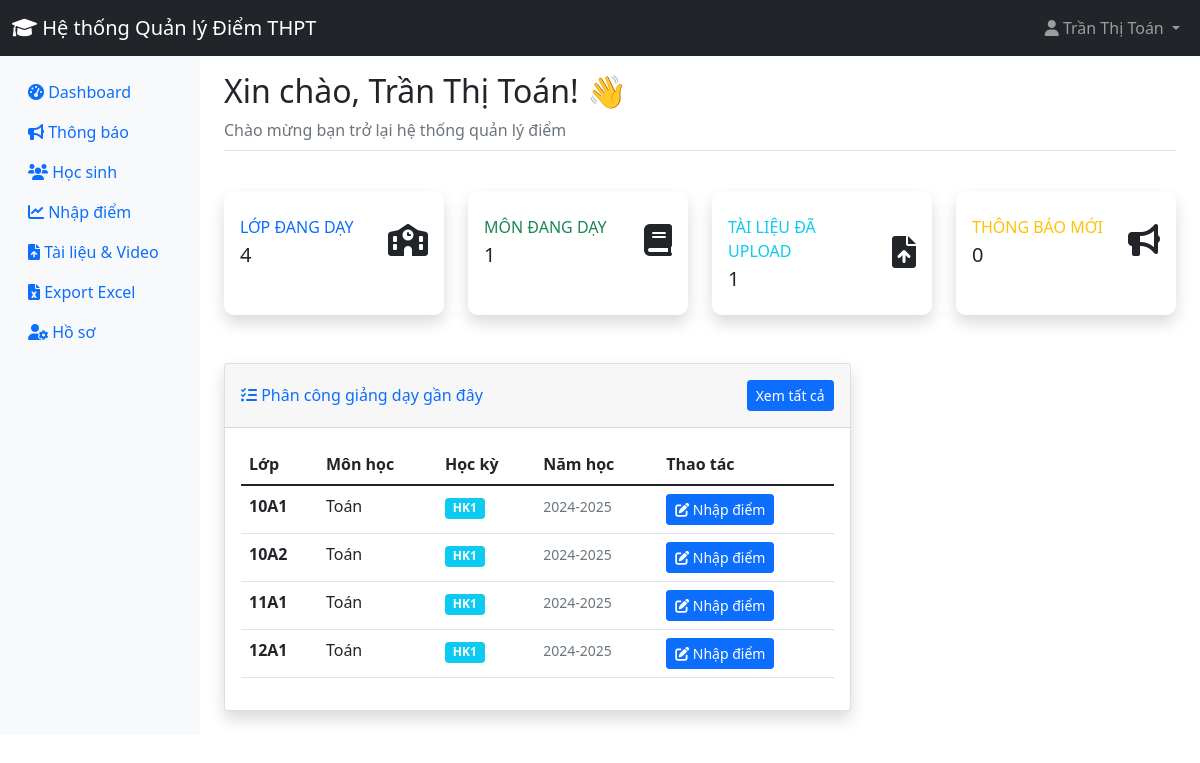
The page /teacher/dashboard.php (signed in) on the database its author committed.
### tables this page shows
CREATE TABLE `users` (
  `id` int(11) NOT NULL,
  `username` varchar(50) NOT NULL,
  `password` varchar(255) NOT NULL,
  `role` enum('admin','teacher','student') NOT NULL,
  `full_name` varchar(100) NOT NULL,
  `email` varchar(100) DEFAULT NULL,
  `phone` varchar(20) DEFAULT NULL,
  `created_at` timestamp NOT NULL DEFAULT current_timestamp(),
  `status` enum('active','inactive') DEFAULT 'active',
  `teacher_type` enum('homeroom','subject') DEFAULT 'subject'
);

CREATE TABLE `teaching_assignments` (
  `id` int(11) NOT NULL,
  `teacher_id` int(11) NOT NULL,
  `class_id` int(11) NOT NULL,
  `subject_id` int(11) NOT NULL,
  `semester` int(11) NOT NULL,
  `school_year` varchar(20) NOT NULL,
  `is_active` tinyint(1) DEFAULT 1,
  `start_date` date DEFAULT curdate(),
  `end_date` date DEFAULT NULL
);

CREATE TABLE `classes` (
  `id` int(11) NOT NULL,
  `class_name` varchar(50) NOT NULL,
  `grade` int(11) NOT NULL,
  `homeroom_teacher_id` int(11) DEFAULT NULL,
  `school_year` varchar(20) DEFAULT NULL
);

CREATE TABLE `subjects` (
  `id` int(11) NOT NULL,
  `subject_name` varchar(100) NOT NULL,
  `subject_code` varchar(20) NOT NULL
);

### teacher/dashboard.php (the view, shortened to what this page needs)
<?php
require_once '../includes/config.php';
$teacher_id = $_SESSION['user_id'];
$stmt = $pdo->prepare("SELECT * FROM users WHERE id = ?");
$stmt->execute([$teacher_id]);
$teacher = $stmt->fetch();
$stmt = $pdo->prepare("
    SELECT COUNT(DISTINCT class_id) as total
    FROM teaching_assignments
    WHERE teacher_id = ? AND school_year = '2024-2025'
");
$stmt->execute([$teacher_id]);
$total_classes = $stmt->fetch()['total'];
$stmt = $pdo->prepare("
    SELECT COUNT(DISTINCT subject_id) as total
    FROM teaching_assignments
    WHERE teacher_id = ? AND school_year = '2024-2025'
");
$stmt->execute([$teacher_id]);
$total_subjects = $stmt->fetch()['total'];
$stmt = $pdo->prepare("
    SELECT COUNT(*) as total
    FROM materials
    WHERE teacher_id = ?
");
$stmt->execute([$teacher_id]);
$total_materials = $stmt->fetch()['total'];
$stmt = $pdo->prepare("
    SELECT ta.*, c.class_name, s.subject_name
    FROM teaching_assignments ta
    JOIN classes c ON ta.class_id = c.id
    JOIN subjects s ON ta.subject_id = s.id
    WHERE ta.teacher_id = ?
    ORDER BY ta.school_year DESC, ta.semester
    LIMIT 5
");
$stmt->execute([$teacher_id]);
$recent_assignments = $stmt->fetchAll();
$stmt = $pdo->prepare("
    SELECT COUNT(*) as total
    FROM announcements
    WHERE (target_audience = 'all' OR target_audience = 'teachers')
    AND is_active = TRUE
    AND created_at > DATE_SUB(NOW(), INTERVAL 7 DAY)
");
$stmt->execute();
$new_announcements = $stmt->fetch()['total'];
?>
<!DOCTYPE html>
<html lang="vi">
<head>
    <link href="https://cdn.jsdelivr.net/npm/bootstrap@5.1.3/dist/css/bootstrap.min.css" rel="stylesheet">
    <link href="https://cdnjs.cloudflare.com/ajax/libs/font-awesome/6.0.0/css/all.min.css" rel="stylesheet">
</head>
<body>
    <?php include '../includes/header.php'; ?>
    <div class="container-fluid">
        <div class="row">
            <nav id="sidebar" class="col-md-3 col-lg-2 d-md-block bg-light sidebar">
                <div class="position-sticky pt-3">
                    <ul class="nav flex-column">
                        <li class="nav-item">
                            <a class="nav-link active" href="dashboard.php">
                                <i class="fas fa-tachometer-alt"></i>
                                Dashboard
                            </a>
                        </li>
                        <li class="nav-item">
                            <a class="nav-link" href="announcements.php">
                                <i class="fas fa-bullhorn"></i>
                                Thông báo
                            </a>
                        </li>
                        <li class="nav-item">
                            <a class="nav-link" href="students.php">
                                <i class="fas fa-users"></i>
                                Học sinh
                            </a>
                        </li>
                        <li class="nav-item">
                            <a class="nav-link" href="scores.php">
                                <i class="fas fa-chart-line"></i>
                                Nhập điểm
                            </a>
                        </li>
                        <li class="nav-item">
                            <a class="nav-link" href="materials.php">
                                <i class="fas fa-file-upload"></i>
                                Tài liệu & Video
                            </a>
                        </li>
                        <li class="nav-item">
                            <a class="nav-link" href="export_scores.php">
                                <i class="fas fa-file-excel"></i>
                                Export Excel
                            </a>
                        </li>
                        <li class="nav-item">
                            <a class="nav-link" href="profile.php">
                                <i class="fas fa-user-cog"></i>
                                Hồ sơ
                            </a>
                        </li>
                    </ul>
                </div>
            </nav>
            <main class="col-md-9 ms-sm-auto col-lg-10 px-md-4">
                <div class="d-flex justify-content-between flex-wrap flex-md-nowrap align-items-center pt-3 pb-2 mb-3 border-bottom">
                    <div>
                        <h1 class="h2">Xin chào, <?php echo htmlspecialchars($teacher['full_name']); ?>! 👋</h1>
                        <p class="text-muted mb-0">Chào mừng bạn trở lại hệ thống quản lý điểm</p>
                    </div>
                </div>
                <div class="row mb-4">
                    <div class="col-xl-3 col-md-6 mb-4">
                        <div class="card stats-card border-left-primary shadow h-100 py-2">
                            <div class="card-body">
                                <div class="row no-gutters align-items-center">
                                    <div class="col mr-2">
                                        <div class="text-xs font-weight-bold text-primary text-uppercase mb-1">
                                            Lớp đang dạy
                                        </div>
                                        <div class="h5 mb-0 font-weight-bold text-gray-800"><?php echo $total_classes; ?></div>
                                    </div>
                                    <div class="col-auto">
                                        <i class="fas fa-school fa-2x text-gray-300"></i>
                                    </div>
                                </div>
                            </div>
                        </div>
                    </div>
                    <div class="col-xl-3 col-md-6 mb-4">
                        <div class="card stats-card border-left-success shadow h-100 py-2">
                            <div class="card-body">
                                <div class="row no-gutters align-items-center">
                                    <div class="col mr-2">
                                        <div class="text-xs font-weight-bold text-success text-uppercase mb-1">
                                            Môn đang dạy
                                        </div>
                                        <div class="h5 mb-0 font-weight-bold text-gray-800"><?php echo $total_subjects; ?></div>
                                    </div>
                                    <div class="col-auto">
                                        <i class="fas fa-book fa-2x text-gray-300"></i>
                                    </div>
                                </div>
                            </div>
                        </div>
                    </div>
                    <div class="col-xl-3 col-md-6 mb-4">
                        <div class="card stats-card border-left-info shadow h-100 py-2">
                            <div class="card-body">
                                <div class="row no-gutters align-items-center">
                                    <div class="col mr-2">
                                        <div class="text-xs font-weight-bold text-info text-uppercase mb-1">
                                            Tài liệu đã upload
                                        </div>
                                        <div class="h5 mb-0 font-weight-bold text-gray-800"><?php echo $total_materials; ?></div>
                                    </div>
                                    <div class="col-auto">
                                        <i class="fas fa-file-upload fa-2x text-gray-300"></i>
                                    </div>
                                </div>
                            </div>
                        </div>
                    </div>
                    <div class="col-xl-3 col-md-6 mb-4">
                        <div class="card stats-card border-left-warning shadow h-100 py-2">
                            <div class="card-body">
                                <div class="row no-gutters align-items-center">
                                    <div class="col mr-2">
                                        <div class="text-xs font-weight-bold text-warning text-uppercase mb-1">
                                            Thông báo mới
                                        </div>
                                        <div class="h5 mb-0 font-weight-bold text-gray-800"><?php echo $new_announcements; ?></div>
                                    </div>
                                    <div class="col-auto">
                                        <i class="fas fa-bullhorn fa-2x text-gray-300"></i>
                                    </div>
                                </div>
                            </div>
                        </div>
                    </div>
                </div>
                <div class="row">
                    <div class="col-xl-8 col-lg-7">
                        <div class="card shadow mb-4">
                            <div class="card-header py-3 d-flex flex-row align-items-center justify-content-between">
                                <h6 class="m-0 font-weight-bold text-primary">
                                    <i class="fas fa-tasks"></i> Phân công giảng dạy gần đây
                                </h6>
                                <a href="scores.php" class="btn btn-sm btn-primary">Xem tất cả</a>
                            </div>
                            <div class="card-body">
                                <?php if ($recent_assignments): ?>
                                    <div class="table-responsive">
                                        <table class="table table-hover">
                                            <thead class="thead-light">
                                                <tr>
                                                    <th>Lớp</th>
                                                    <th>Môn học</th>
                                                    <th>Học kỳ</th>
                                                    <th>Năm học</th>
                                                    <th>Thao tác</th>
                                                </tr>
                                            </thead>
                                            <tbody>
                                                <?php foreach ($recent_assignments as $assignment): ?>
                                                <tr>
                                                    <td>
                                                        <strong><?php echo htmlspecialchars($assignment['class_name']); ?></strong>
                                                    </td>
                                                    <td><?php echo htmlspecialchars($assignment['subject_name']); ?></td>
                                                    <td>
                                                        <span class="badge bg-info">HK<?php echo htmlspecialchars($assignment['semester']); ?></span>
                                                    </td>
                                                    <td>
                                                        <small class="text-muted"><?php echo htmlspecialchars($assignment['school_year']); ?></small>
                                                    </td>
                                                    <td>
                                                        <a href="scores.php?class=<?php echo $assignment['class_id']; ?>&subject=<?php echo $assignment['subject_id']; ?>&semester=<?php echo $assignment['semester']; ?>" class="btn btn-sm btn-primary">
                                                            <i class="fas fa-edit"></i> Nhập điểm
                                                        </a>
                                                    </td>
                                                </tr>
                                                <?php endforeach; ?>
                                            </tbody>
                                        </table>
                                    </div>
                                <?php endif; ?>
                            </div>
                        </div>
                    </div>
                </div>
            </main>
        </div>
    </div>
</body>
</html>

### teacher/dashboard.php (style rules this page uses)
.stats-card { transition: transform 0.2s ease, box-shadow 0.2s ease; border: none; border-radius: 10px; }

### rows shown on the page
users: full_name "Trần Thị Toán"
teaching_assignments: class.class_name "10A1", subject.subject_name "Toán", semester "1", school_year "2024-2025"
teaching_assignments: class.class_name "10A2", subject.subject_name "Toán", semester "1", school_year "2024-2025"
teaching_assignments: class.class_name "11A1", subject.subject_name "Toán", semester "1", school_year "2024-2025"
teaching_assignments: class.class_name "12A1", subject.subject_name "Toán", semester "1", school_year "2024-2025"

### other values the page prints
SITE_NAME "Hệ thống Quản lý Điểm THPT"
$_SESSION['full_name'] "Trần Thị Toán"
$total_classes "4"
$total_subjects "1"
$total_materials "1"
$new_announcements "0"
